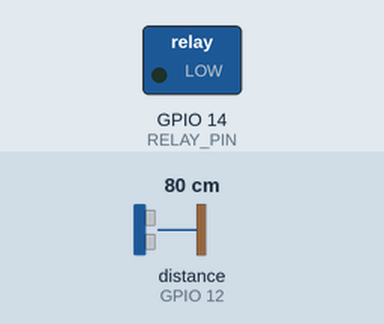
This program was run on a simulated ESP8266 (Wemos D1 mini). Shown: switched loads named in the program (green lamp = pin HIGH). The inputs (shaded band) are chosen by the test bench; at power-on: distance to the obstacle (sensor on GPIO 12) 80 cm. The echo pulse lasts 58.3 µs per cm; WiFi joins after 1.5 s; servers stay silent unless stated; pins used as bus, display or sensor lines are not drawn; what the program prints to the serial monitor is not drawn.

Above: at 1.6 s.
At 120.5 s:
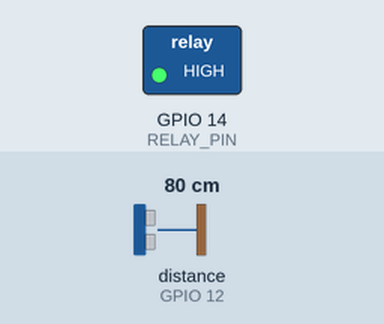
Timing chart, 0 to 122.0 s (numbered marks = the images above):
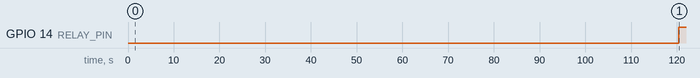

The program:

main.cpp
```cpp
#include <Arduino.h>

/*
    Name:       HomeAutomation_WaterTank.ino
    Created:    05-05-2020 20:07:34
    Author:     DESKTOP-C6474B6\Abhijit Chavan
*/


#include <NewPing.h>
#include <ESP8266WiFi.h>

#define TRIGGER_PIN  13  // Arduino pin tied to trigger pin on the ultrasonic sensor.
#define ECHO_PIN     12  // Arduino pin tied to echo pin on the ultrasonic sensor.
#define MAX_DISTANCE 200 // Maximum distance we want to ping for (in centimeters). Maximum sensor distance is rated at 400-500cm.

#define RELAY_PIN 14
#define WIFI_LED_PIN 13

int mainLoopDelay = 1500;

// Wifi parameters
const char* ssid = "TP-LINK_8FD0";
const char* password = "largeumbrella7";

//Tank level parameter
const int tankEmpty = 0;
const int tankUnused = 10;
const int tankMinThreshold = tankUnused + 10;
const int tankFull = 100;
const int tankOverflow = 102;
const int tankMax = 115;
const int tankRangeMax = 90;
const int tankRangeMin = 30;
const int tankReadingAvg = 10;

//Tank Sonar variables
int sonarValLast = 0;
int sonarValCurr = 0;
int changeLimit = 10;
int tankLevelPerc = 0;


//Motor Relay parameter
const int motorCoolingPeriodMins = 2;
const int motorMinRunTimeSecs = 30;


//Motor Relay variables
int relayState = 0;
long motorStartMillis = 0;
long motorStopMillis = 0;

const int indexLimit = 10;
int readings[indexLimit];
int indexNum = 0;
//int prevIndex = indexLimit - 1;
int prevIndexReading = 0;
int totalVal = 0;
int avgVal = 0;

long loopStart = 0;


NewPing sonar(TRIGGER_PIN, ECHO_PIN, MAX_DISTANCE); // NewPing setup of pins and maximum distance.

void setMotorAction(int overrideParameters);
int getWaterLevel();
void getTankValuesMapping();
void connectWifi();

void setup()
    {
        Serial.begin(115200); // Open serial monitor at 115200 baud to see ping results.
        Serial.println();

        connectWifi();

        pinMode(RELAY_PIN, OUTPUT);
        pinMode(WIFI_LED_PIN, OUTPUT);

    }

void loop()
    {
        loopStart = millis();

        //Get Tank levels
        avgVal = getWaterLevel();
        tankLevelPerc = map(avgVal, tankRangeMax, tankRangeMin, tankEmpty, tankMax);

        setMotorAction(0);

        //Serial.print("millis = ");
        //Serial.print(millis());
        //Serial.print("; motorStopMillis = ");
        //Serial.print(motorStopMillis);
        //Serial.print("; EvalStart = ");
        //Serial.print(motorStopMillis + (motorCoolingPeriodMins * 60000));
        //Serial.print("; motorStartMillis = ");
        //Serial.print(motorStartMillis);
        //Serial.print("; EvalStop = ");
        //Serial.print(motorStartMillis + (motorMinRunTimeSecs * 1000));
        //Serial.print("; sonarValCurr = ");
        //Serial.print(sonarValCurr);
        //Serial.print("; tankLevelPerc = ");
        //Serial.print(tankLevelPerc);
        //Serial.print("; relayState = ");
        //Serial.println(relayState);

        indexNum = indexNum + 1;
        if (indexNum == indexLimit)
            {
                indexNum = 0;
            }

        delay(mainLoopDelay);
    }

void setMotorAction(int overrideParameters)
    {
        if (    tankLevelPerc <= tankMinThreshold & relayState == 0
                &   (   motorStopMillis + (motorCoolingPeriodMins * 60000) < millis()
                        || overrideParameters == 1
                    )
           )
            {
                Serial.println("ON");
                digitalWrite(14, HIGH);
                relayState = 1;
                motorStartMillis = millis();
            }
        else if (   tankLevelPerc >= tankFull & relayState == 1
                    &   (   motorStartMillis + (motorMinRunTimeSecs * 1000) < millis()
                            || overrideParameters == 1
                        )
                )
            {
                Serial.println("OFF");
                digitalWrite(14, LOW);
                relayState = 0;
                motorStopMillis = millis();
            }

        if (motorStartMillis > millis())
            {
                motorStartMillis = motorStartMillis - 4294967295;
            }

        if (motorStopMillis > millis())
            {
                motorStopMillis = motorStopMillis - 4294967295;
            }
    }

//Get the range from JSN-SR04T v2.0 in CMs
int getWaterLevel()
    {
        sonarValLast = sonarValCurr;
        sonarValCurr = sonar.ping_cm(); //Get range in cm

        if (sonarValCurr == 0)  //
            {
                sonarValCurr = sonarValLast;
            }
        else if (abs(sonarValCurr - sonarValLast) > changeLimit)
            {
                if (sonarValCurr < sonarValLast)
                    {
                        sonarValCurr = sonarValLast - changeLimit;
                    }
                else
                    {
                        sonarValCurr = sonarValLast + changeLimit;
                    }
            }

        prevIndexReading = readings[indexNum];
        readings[indexNum] = sonarValCurr;

        totalVal = totalVal + (readings[indexNum] - prevIndexReading);
        return totalVal / tankReadingAvg;
        //return sonarValCurr;
    }

void getTankValuesMapping()
    {
        Serial.println("Tank values mapping (Range, Perc):");

        for (int i = tankRangeMax; i >= tankRangeMin; i--)
            {
                Serial.print(i);
                Serial.print(",");
                Serial.println(map(i, tankRangeMax, tankRangeMin, tankEmpty, tankMax));
            }
    }

void connectWifi()
    {
        Serial.print("Connecting wifi - ");
        Serial.println(ssid);

        WiFi.begin(ssid, password);

        while (WiFi.status() != WL_CONNECTED)
            {
                digitalWrite(WIFI_LED_PIN, HIGH);
                delay(200);
                digitalWrite(WIFI_LED_PIN, LOW);
                delay(300);
                Serial.print(".");
            }

        Serial.print("Connected to WiFi with LocalIP - ");
        Serial.println(WiFi.localIP());
    }
```

Measured:
- by itself, GPIO 14 (RELAY_PIN): LOW → HIGH at 120 s
